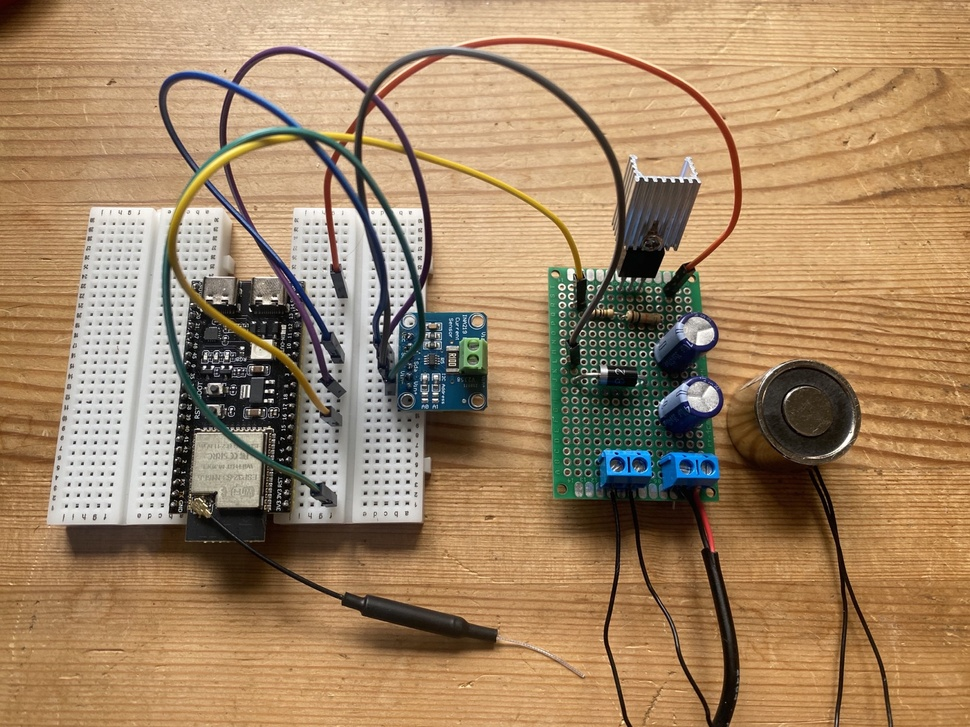
#> input picture docs/figures/bench_raw.jpg, 970 x 727 px, shrunk from 1800 x 1350 before the run
$ python annotate_bench.py
#> lines starting #> are read from the running program, lines starting #| are printed output that depends on the picture
#!/usr/bin/env python3
"""
Annotated bench photograph / аннотированное фото стенда.

The rig has no levitation footage yet, so the single assembly photograph has
to carry more weight than a snapshot normally would: it is turned into a
labelled figure that lets a reader trace every subsystem and every wire.

Writes docs/figures/bench_annotated_en.jpg and bench_annotated_ru.jpg
"""

import os
import matplotlib
matplotlib.use("Agg")
import matplotlib.pyplot as plt
import matplotlib.patches as patches
import matplotlib.image as mpimg

HERE = os.path.dirname(os.path.abspath(__file__))
FIG = os.path.join(HERE, "..", "..", "docs", "figures")
SRC = os.path.join(FIG, "bench_raw.jpg")

BG, INK, DIM = "#0b0f19", "#f8fafc", "#94a3b8"
C_MCU, C_SENSE, C_POWER, C_ACT, C_GND = "#38bdf8", "#a855f7", "#ef4444", "#f43f5e", "#94a3b8"
C_SIG, C_MISS = "#eab308", "#fb7185"

# Boxes and callouts in image fractions (x, y from top-left, w, h).
# Coordinates were read off the 4032x3024 original.
LABELS = {
    "en": [
        ("A", 0.187, 0.376, 0.126, 0.298, C_MCU,
         "ESP32-S3-DevKitC-1 (N16R8)", "control loop, 1 kHz on core 0", 0.030, 0.300),
        ("F", 0.230, 0.095, 0.350, 0.230, C_SIG,
         "PWM 20 kHz -> 100 ohm -> gate", "the only signal wire to the power board",
         0.120, 0.045),
        ("E", 0.638, 0.238, 0.082, 0.098, C_POWER,
         "IRLZ44N + heatsink", "logic-level: full turn-on from 3.3 V", 0.760, 0.150),
        ("D", 0.772, 0.448, 0.104, 0.145, C_ACT,
         "JF-XP25x20 electromagnet", "pot-core: usable gap only 2-3 mm", 0.870, 0.330),
        ("B", 0.399, 0.376, 0.138, 0.172, C_SENSE,
         "INA219 current monitor", "identification and logging, not in the loop",
         0.330, 0.690),
        ("C", 0.560, 0.299, 0.187, 0.348, C_POWER,
         "Power stage, soldered", "IRLZ44N + 1N5822 + 2 x 470 uF", 0.300, 0.800),
    ],
    "ru": [
        ("A", 0.187, 0.376, 0.126, 0.298, C_MCU,
         "ESP32-S3-DevKitC-1 (N16R8)", "контур управления 1 кГц на ядре 0", 0.030, 0.300),
        ("F", 0.230, 0.095, 0.350, 0.230, C_SIG,
         "ШИМ 20 кГц → 100 Ом → затвор", "единственный сигнальный провод на плату",
         0.120, 0.045),
        ("E", 0.638, 0.238, 0.082, 0.098, C_POWER,
         "IRLZ44N + радиатор", "logic-level: открывается от 3.3 В", 0.760, 0.150),
        ("D", 0.772, 0.448, 0.104, 0.145, C_ACT,
         "Электромагнит JF-XP25x20", "броневой: рабочий зазор всего 2–3 мм", 0.870, 0.330),
        ("B", 0.399, 0.376, 0.138, 0.172, C_SENSE,
         "Монитор тока INA219", "идентификация и логирование, вне контура",
         0.330, 0.690),
        ("C", 0.560, 0.299, 0.187, 0.348, C_POWER,
         "Силовая часть, пайка", "IRLZ44N + 1N5822 + 2 x 470 мкФ", 0.300, 0.800),
    ],
}

CAPTION = {
    "en": ("Assembly state, 31 Aug 2026. Every subsystem of the control chain is "
           "present and wired except the position sensor:\nthe differential SS49E "
           "pair and its bracket are the next build step, and without a position "
           "signal the loop cannot be closed."),
    "ru": ("Состояние сборки, 31 августа 2026. Собраны и соединены все узлы "
           "контура, кроме датчика положения:\nдифференциальная пара SS49E и её "
           "кронштейн — следующий шаг сборки, без сигнала положения контур "
           "замкнуть нельзя."),
}

MISSING = {
    "en": ("NOT YET BUILT: differential Hall pair (2x SS49E)\n"
           "mounts on a bracket at the magnet face, 5-8 mm off axis"),
    "ru": ("ЕЩЁ НЕ СОБРАНО: дифференциальная пара Холла (2x SS49E)\n"
           "ставится на кронштейн у торца магнита, 5–8 мм от оси"),
}

TITLE = {"en": "Fig. 1 — Magnetic levitation test bench, annotated",
         "ru": "Рис. 1 — Стенд магнитной левитации, аннотированное фото"}


def build(lang):
#> called with lang = 'en'
    img = mpimg.imread(SRC)
#> img is the input picture: shape (727, 970, 3); mean R, G, B 162.2, 133.4, 100.9
    h, w = img.shape[:2]
#> h = 727; w = 970
    fig_w = 16.0
    fig = plt.figure(figsize=(fig_w, fig_w * h / w * 1.30), dpi=150, facecolor=BG)

    ax = fig.add_axes([0.0, 0.155, 1.0, 0.775])
    ax.imshow(img)
    ax.set_xlim(0, w)
    ax.set_ylim(h, 0)
    ax.axis("off")

    for tag, x, y, bw, bh, col, title, sub, lx, ly in LABELS[lang]:
        ax.add_patch(patches.FancyBboxPatch(
            (x * w, y * h), bw * w, bh * h,
            boxstyle="round,pad=6,rounding_size=18",
            facecolor="none", edgecolor=col, linewidth=2.6, zorder=5))
        cx, cy = (x + bw / 2) * w, (y + bh / 2) * h
        tx, ty = lx * w, ly * h
        ax.annotate("", xy=(cx, cy), xytext=(tx, ty),
                    arrowprops=dict(arrowstyle="-", color=col, linewidth=1.6,
                                    alpha=0.85, shrinkA=2, shrinkB=2), zorder=6)
        ax.text(tx, ty, f"{tag}", ha="center", va="center", fontsize=13,
                fontweight="bold", color=BG, zorder=8,
                bbox=dict(boxstyle="circle,pad=0.38", facecolor=col, edgecolor="none"))
        ax.text(tx + 0.020 * w, ty - 0.011 * h, title, ha="left", va="center",
                fontsize=11.5, fontweight="bold", color=col, zorder=8,
                bbox=dict(boxstyle="round,pad=0.35", facecolor=BG,
                          edgecolor=col, linewidth=1.2))
        ax.text(tx + 0.020 * w, ty + 0.019 * h, sub, ha="left", va="center",
                fontsize=9.5, color=DIM, zorder=8,
                bbox=dict(boxstyle="round,pad=0.25", facecolor=BG, edgecolor="none"))

    # the missing subsystem, marked as missing rather than quietly omitted
    mx, my = 0.840 * w, 0.855 * h
#> mx = 814.8; my = 621.6
    ax.add_patch(patches.FancyBboxPatch(
        (0.700 * w, 0.780 * h), 0.280 * w, 0.150 * h,
        boxstyle="round,pad=6,rounding_size=18", facecolor="none",
        edgecolor=C_MISS, linewidth=2.4, linestyle=(0, (7, 5)), zorder=5))
    ax.text(mx, my, MISSING[lang], ha="center", va="center", fontsize=10,
            color=C_MISS, fontweight="bold", zorder=8,
            bbox=dict(boxstyle="round,pad=0.4", facecolor=BG,
                      edgecolor=C_MISS, linewidth=1.3))

    fig.text(0.5, 0.955, TITLE[lang], ha="center", fontsize=17,
             fontweight="bold", color=INK)
    fig.text(0.5, 0.085, CAPTION[lang], ha="center", va="top", fontsize=11,
             color=DIM, linespacing=1.5)

    # JPEG, not PNG: this is a photograph with an overlay, and PNG costs
    # 6 MB per language for no visible benefit in a repository.
    out = os.path.join(FIG, f"bench_annotated_{lang}.jpg")
    fig.savefig(out, facecolor=BG, bbox_inches="tight", pad_inches=0.18,
                pil_kwargs={"quality": 88, "optimize": True})
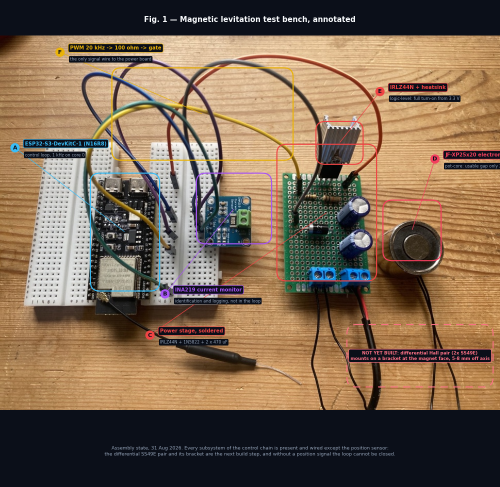
#> figure drawn by matplotlib, 1 panel
    plt.close(fig)
    print("saved:", os.path.basename(out))


if __name__ == "__main__":
    for lg in ("en", "ru"):
        build(lg)
